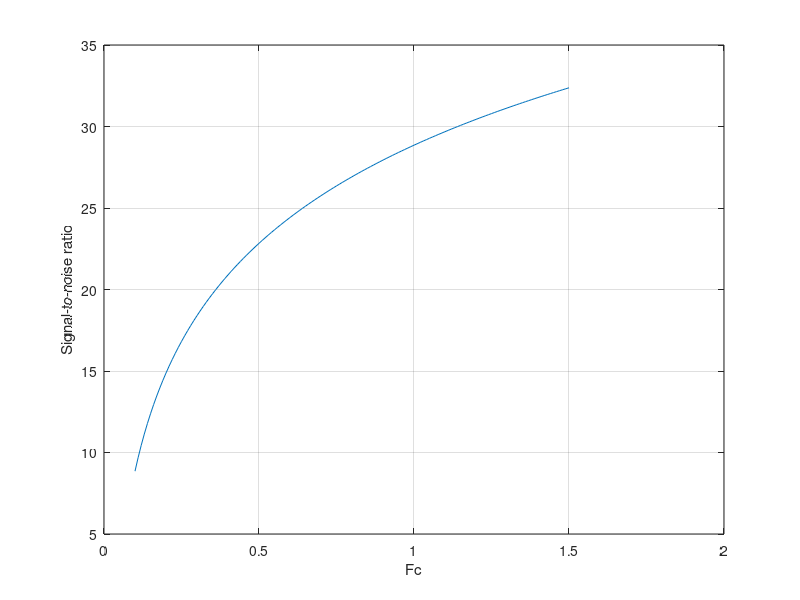

This figure's MATLAB source:
clear;
A=5
b1=4;
Fc = 0.1:0.01:1.5;
L=length(Fc);
for i = 1 : L
   snr(i)=4.7712+20*log10(Fc(i))+6.0206*b1;
end
figure(1)
plot(Fc,snr);
xlabel('Fc');
ylabel('Signal-to-noise ratio');
grid on